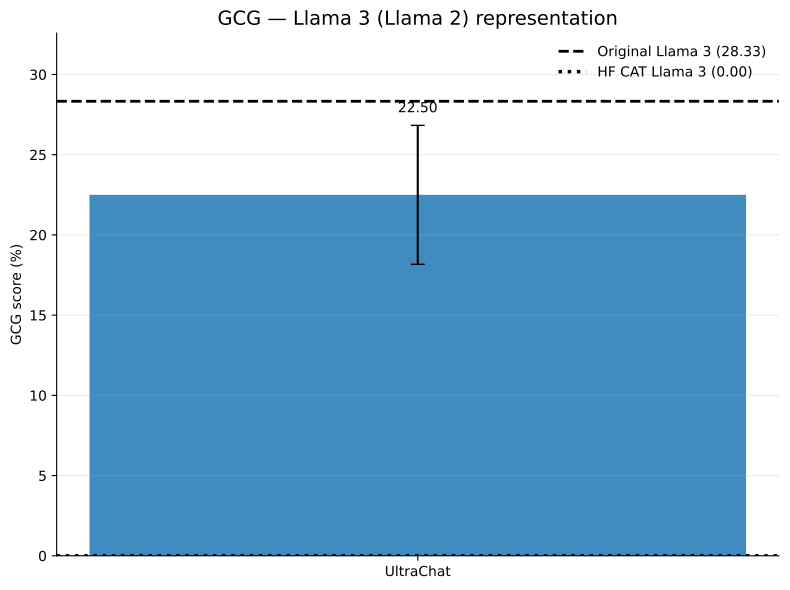

The script that drew this image:
import numpy as np
import matplotlib.pyplot as plt

from pathlib import Path
from matplotlib.backends.backend_pdf import PdfPages


# ============================================================
# Configuration
# ============================================================

MODEL_NAME = "Llama 3 (Llama 2)"
METRIC_NAME = "GCG"
COLOR = "C0"


# ============================================================
# Representation
# ============================================================

github = (22.50, 4.33)

references = {
    "Original Llama 3": 28.33,
    "HuggingFace CAT Llama 3": 0.00,
}


# ============================================================
# Relative learning-rate representation
#
# All 8 epsilon values are now available.
# ============================================================

eps = np.array([
    0.05,
    0.075,
    0.10,
    0.150,
    0.20,
    0.300,
    0.40,
    0.600,
])

relative = {
    "y": [
        22.50,
        20.83,
        16.67,
        22.50,
        19.17,
        19.17,
        22.50,
        33.33,
    ],
    "err": [
        6.61,
        3.82,
        10.41,
        12.99,
        7.22,
        11.55,
        5.00,
        9.46,
    ],
}


# ============================================================
# Representation plot
# ============================================================

def plot_representation():
    fig, ax = plt.subplots(figsize=(8, 6))

    value, error = github

    original = references["Original Llama 3"]
    hf = references["HuggingFace CAT Llama 3"]

    # --------------------------------------------------------
    # GitHub Llama 3 bar
    # --------------------------------------------------------

    bar = ax.bar(
        [0],
        [value],
        yerr=[error],
        capsize=5,
        width=0.55,
        color=COLOR,
        alpha=0.85,
    )[0]

    # --------------------------------------------------------
    # Reference lines
    # --------------------------------------------------------

    ax.axhline(
        original,
        linestyle="--",
        linewidth=2,
        color="black",
        label=f"Original Llama 3 ({original:.2f})",
    )

    ax.axhline(
        hf,
        linestyle=":",
        linewidth=2.5,
        color="black",
        label=f"HF CAT Llama 3 ({hf:.2f})",
    )

    # --------------------------------------------------------
    # Numerical value
    # --------------------------------------------------------

    all_values = [
        value - error,
        value + error,
        original,
        hf,
    ]

    ymin = min(all_values)
    ymax = max(all_values)

    padding = max(
        (ymax - ymin) * 0.15,
        2,
    )

    ax.text(
        bar.get_x() + bar.get_width() / 2,
        value + error + padding * 0.15,
        f"{value:.2f}",
        ha="center",
        va="bottom",
        fontsize=10,
    )

    # --------------------------------------------------------
    # Axis
    # --------------------------------------------------------

    ax.set_ylim(
        0,
        ymax + padding,
    )

    ax.set_xticks([0])
    ax.set_xticklabels([
        "UltraChat"
    ])

    ax.set_ylabel(
        f"{METRIC_NAME} score (%)"
    )

    ax.set_title(
        f"{METRIC_NAME} — {MODEL_NAME} representation",
        fontsize=14,
    )

    ax.grid(
        axis="y",
        alpha=0.25,
    )

    ax.spines["top"].set_visible(False)
    ax.spines["right"].set_visible(False)

    ax.legend(
        frameon=False,
        loc="best",
    )

    fig.tight_layout()

    return fig


# ============================================================
# Relative learning-rate plot
# ============================================================

def plot_relative_lr():
    fig, ax = plt.subplots(figsize=(10, 6))

    y = np.array(
        relative["y"],
        dtype=float,
    )

    err = np.array(
        relative["err"],
        dtype=float,
    )

    # --------------------------------------------------------
    # Line
    # --------------------------------------------------------

    ax.plot(
        eps,
        y,
        marker="o",
        markersize=7,
        linewidth=2,
        color=COLOR,
        label="UltraChat",
    )

    # --------------------------------------------------------
    # Error bars
    # --------------------------------------------------------

    ax.errorbar(
        eps,
        y,
        yerr=err,
        fmt="none",
        capsize=4,
        color=COLOR,
    )

    # --------------------------------------------------------
    # Adaptive y-axis, including error bars
    # --------------------------------------------------------

    ymin = np.min(
        y - err
    )

    ymax = np.max(
        y + err
    )

    padding = max(
        (ymax - ymin) * 0.10,
        2,
    )

    ax.set_ylim(
        max(0, ymin - padding),
        ymax + padding,
    )

    # --------------------------------------------------------
    # X axis
    # --------------------------------------------------------

    ax.set_xlabel(
        r"Configuration multiplier $s$"
    )

    ax.set_xticks(eps)

    ax.set_xticklabels([
        "0.05",
        "0.075",
        "0.10",
        "0.150",
        "0.20",
        "0.300",
        "0.40",
        "0.600",
    ])

    # --------------------------------------------------------
    # Y axis
    # --------------------------------------------------------

    ax.set_ylabel(
        f"{METRIC_NAME} score (%)"
    )

    # --------------------------------------------------------
    # Styling
    # --------------------------------------------------------

    ax.set_title(
        f"{METRIC_NAME} — {MODEL_NAME} relative learning rate",
        fontsize=14,
    )

    ax.grid(
        axis="y",
        alpha=0.25,
    )

    ax.spines["top"].set_visible(False)
    ax.spines["right"].set_visible(False)

    ax.legend(
        frameon=False,
    )

    fig.tight_layout()

    return fig


# ============================================================
# Generate
# ============================================================

figures = [
    plot_representation(),
    plot_relative_lr(),
]


# ============================================================
# Save ALL figures to ONE multipage PDF
# ============================================================

script_path = Path(__file__).resolve()
pdf_path = script_path.with_suffix(".pdf")

with PdfPages(pdf_path) as pdf:
    for fig in figures:
        pdf.savefig(
            fig,
            bbox_inches="tight",
        )

print(
    f"Saved {len(figures)} figures to:\n"
    f"{pdf_path}"
)


# ============================================================
# Display
# ============================================================

plt.show()
